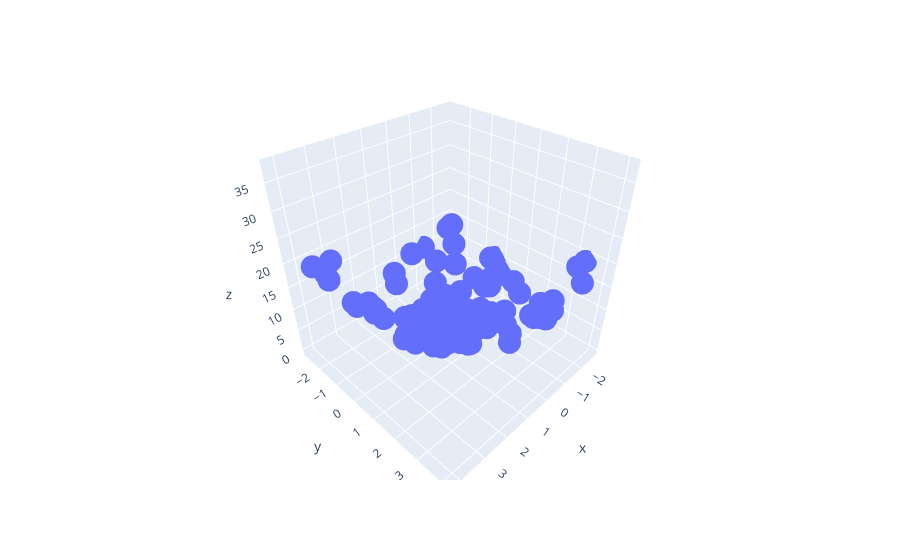

The code cell stored with this chart in its notebook:
### Code cell
fig = px.scatter_3d(df, x=x.ravel(), y=y.ravel(), z=z.ravel())
fig.show()
